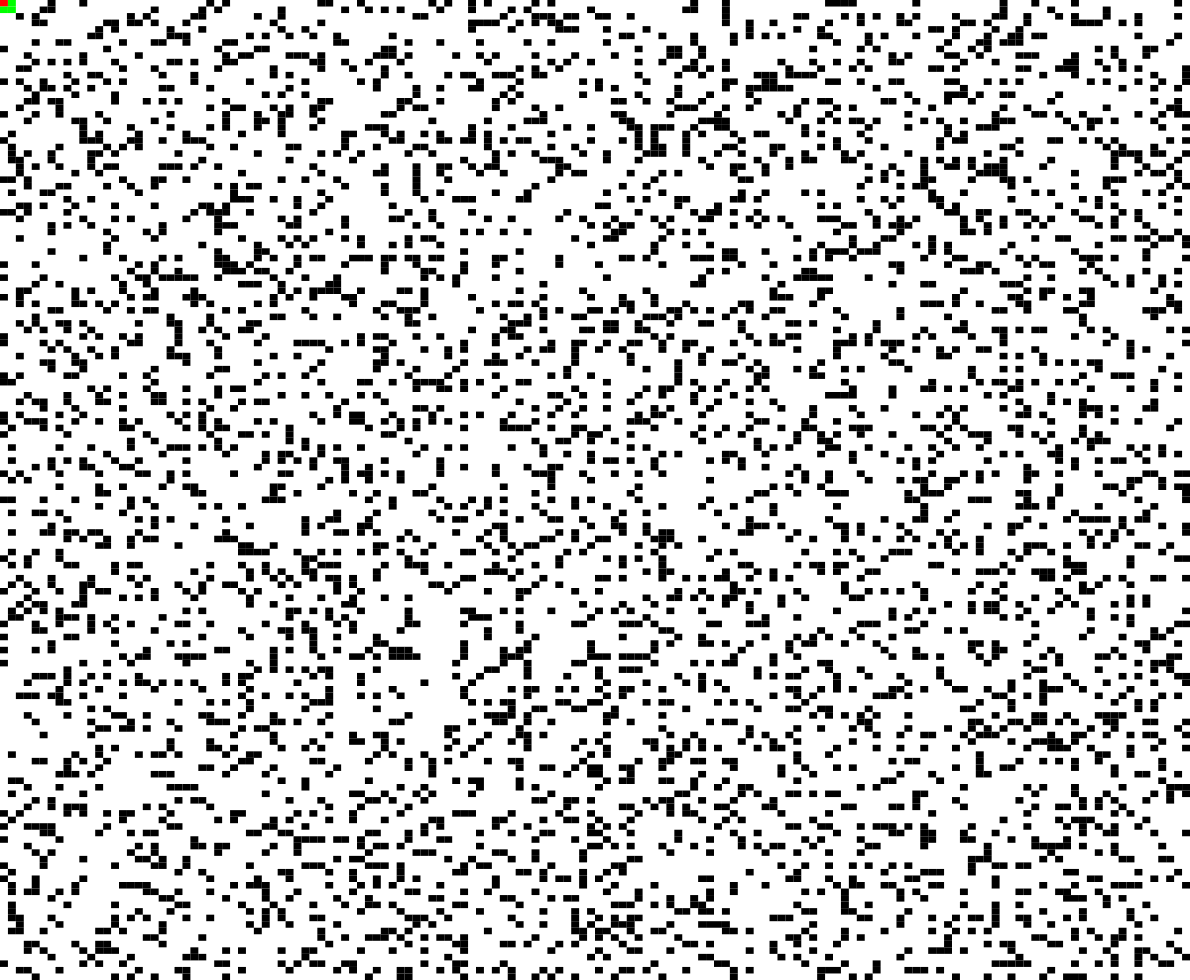
Frame 1 (no input)
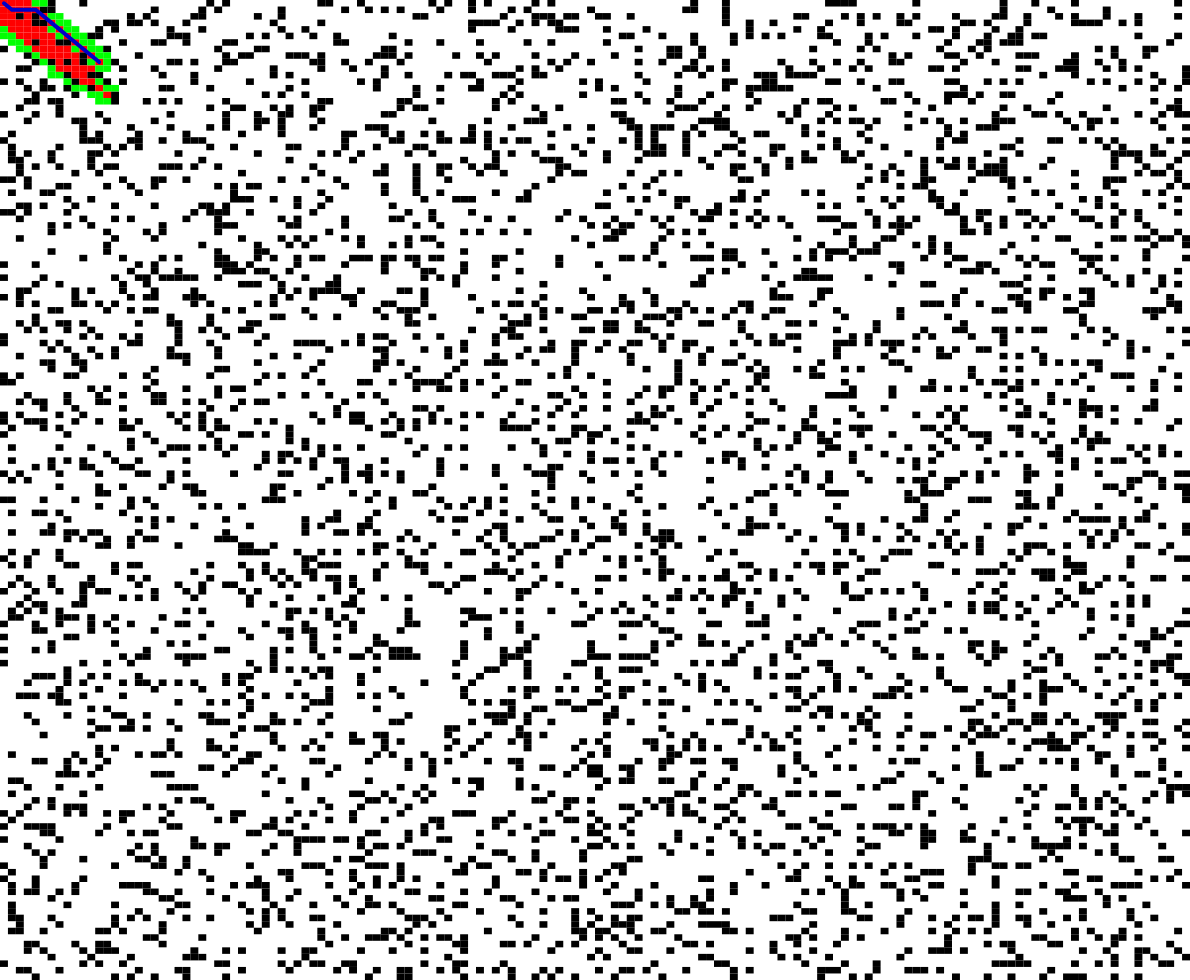
Frame 60 (no input)
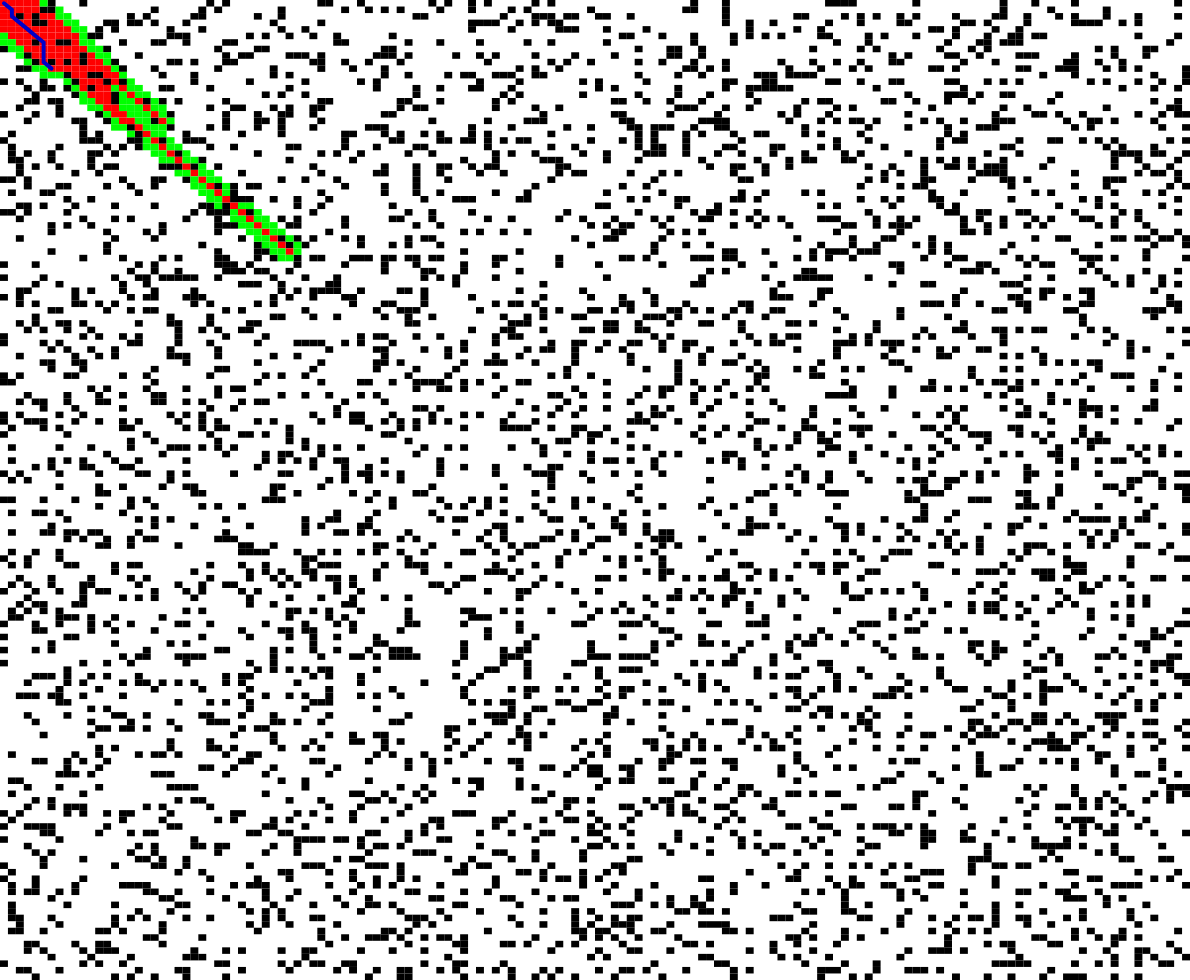
Frame 120 (the mouse pressed at the canvas centre since frame 60)

The p5.js sketch that drew these frames (run headless with seeded random() and noise() and a simulated clock; from frame 60 on, the mouse is pressed at the canvas centre):

// p5.js sketch
// ── sketch.js

var cols = 150;
var rows = 150;
var grid = new Array(cols);
var openSet = [];
var closedSet = [];
var start;
var end;
var w, h;
var path = [];

function removeFromArray(arr, elt) {
  for (var i = arr.length - 1; i >= 0; i--) {
    if (arr[i] == elt) {
      arr.splice(i, 1);
    }
  }
}

function heuristic(a, b) {
  var d = dist(a.i, a.j, b.i, b.j);
  return d;
}

function setup() {
  createCanvas(windowWidth-10, windowHeight-20);


  w = width / cols;
  h = height / rows;

  for (var i = 0; i < cols; i++) {
    grid[i] = new Array(rows);
  }

  for (var i = 0; i < cols; i++) {
    for (var j = 0; j < rows; j++) {
      grid[i][j] = new Tile(i, j);
    }
  }

  // All the neighbors
  for (var i = 0; i < cols; i++) {
    for (var j = 0; j < rows; j++) {
      grid[i][j].addNeighbors(grid);
    }
  }

  // Start and end
  start = grid[0][0];
  end = grid[cols - 1][rows - 1];
  start.wall = false;
  end.wall = false;

  // openSet starts with beginning only
  openSet.push(start);
}

function draw() {
  // Am I still searching?
  if (openSet.length > 0) {
    // Best next option
    var winner = 0;
    for (var i = 0; i < openSet.length; i++) {
      if (openSet[i].f < openSet[winner].f) {
        winner = i;
      }
    }
    var current = openSet[winner];

    // isEnd
    if (current === end) {
      noLoop();
      console.log('DONE!');
    }

    removeFromArray(openSet, current);
    closedSet.push(current);

    var neighbors = current.neighbors;
    for (var i = 0; i < neighbors.length; i++) {
      var neighbor = neighbors[i];

      // Checking wheter next tile is valid
      if (!closedSet.includes(neighbor) && !neighbor.wall) {
        var tempG = current.g + heuristic(neighbor, current);

        // isBetterPath
        var newPath = false;
        if (openSet.includes(neighbor)) {
          if (tempG < neighbor.g) {
            neighbor.g = tempG;
            newPath = true;
          }
        } else {
          neighbor.g = tempG;
          newPath = true;
          openSet.push(neighbor);
        }

        // Better path
        if (newPath) {
          neighbor.h = heuristic(neighbor, end);
          neighbor.f = neighbor.g + neighbor.h;
          neighbor.previous = current;
        }
      }
    }
    //No solution issue
  } else {
    console.log('no solution');
    noLoop();
    return;
  }

  background(255);

  for (var i = 0; i < cols; i++) {
    for (var j = 0; j < rows; j++) {
      grid[i][j].show();
    }
  }

  for (var i = 0; i < closedSet.length; i++) {
    closedSet[i].show(color(255, 0, 0));
  }

  for (var i = 0; i < openSet.length; i++) {
    openSet[i].show(color(0, 255, 0));
  }

  path = [];
  var temp = current;
  path.push(temp);
  while (temp.previous) {
    path.push(temp.previous);
    temp = temp.previous;
  }
  // Drawing path as continuous line
  noFill();
  stroke(0, 0, 200);
  strokeWeight(w / 2);
  beginShape();
  for (var i = 0; i < path.length; i++) {
    vertex(path[i].i * w + w / 2, path[i].j * h + h / 2);
  }
  endShape();
}

// ── tile.js
function Tile(i, j) {
  // Coordinates
  this.i = i;
  this.j = j;

  // f, g, and h values for A*
  this.f = 0;
  this.g = 0;
  this.h = 0;

  // Neighbors
  this.neighbors = [];

  // Previous elemneths of path
  this.previous = undefined;

  this.wall = false;
  if (random(1) < 0.2) {
    this.wall = true;
  }

  // Display
  this.show = function(col) {
    if (this.wall) {
      fill(0);
      noStroke();
      //Eliptical shape of obstacles
      //ellipse(this.i * w + w / 2, this.j * h + h / 2, w / 2, h / 2);
      //Rectangle shape of obstacles
      rect(this.i * w, this.j * h, w, h);
    } else if (col) {
      fill(col);
      rect(this.i * w, this.j * h, w, h);
    }
  };

  // Adding neighbors
  this.addNeighbors = function(grid) {
    var i = this.i;
    var j = this.j;
    if (i < cols - 1) {
      this.neighbors.push(grid[i + 1][j]);
    }
    if (i > 0) {
      this.neighbors.push(grid[i - 1][j]);
    }
    if (j < rows - 1) {
      this.neighbors.push(grid[i][j + 1]);
    }
    if (j > 0) {
      this.neighbors.push(grid[i][j - 1]);
    }
    if (i > 0 && j > 0) {
      this.neighbors.push(grid[i - 1][j - 1]);
    }
    if (i < cols - 1 && j > 0) {
      this.neighbors.push(grid[i + 1][j - 1]);
    }
    if (i > 0 && j < rows - 1) {
      this.neighbors.push(grid[i - 1][j + 1]);
    }
    if (i < cols - 1 && j < rows - 1) {
      this.neighbors.push(grid[i + 1][j + 1]);
    }
  };
}
